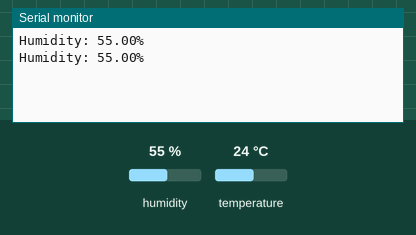
Recording of a sketch running on a simulated Arduino Uno, built with avr-gcc and run on an emulated ATmega328P. Shown: the last lines printed to the serial monitor. Inputs (shaded band) come from the test bench; at power-on: humidity 55 %, temperature 24 °C.

Above: at 4.8 s.
4.9 s: humidity set to 22 %
At 6.5 s:
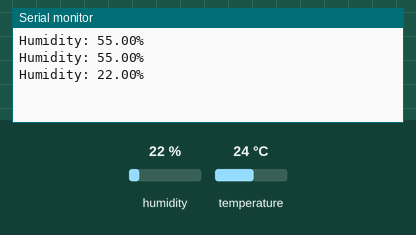
7.9 s: humidity set to 40 %
At 8.9 s:
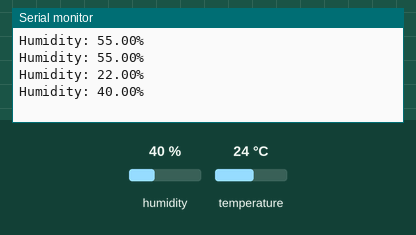
Timing chart, 0 to 10.9 s (numbered marks = the images above; inputs shaded):
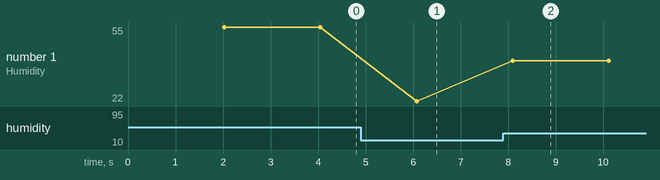

The sketch:

06-readHumid.ino
```cpp
#include <DHT.h>

#define DHT_PIN 2
#define DHT_TYPE DHT11 // Change this to DHT22 if you're using DHT22 sensor

DHT dht(DHT_PIN, DHT_TYPE);

void setup()
{
  Serial.begin(9600);
  dht.begin();
}

void loop()
{
  delay(2000);
  float humidity = dht.readHumidity();

  if (isnan(humidity))
  {
    Serial.println("Failed to read humidity from sensor!");
  }
  else
  {
    Serial.print("Humidity: ");
    Serial.print(humidity);
    Serial.println("%");
  }
}
```

Measured:
- after the input at 4.9 s, the serial monitor: prints a new line after 1.2 s (image 1)
- after the input at 7.9 s, the serial monitor: prints a new line after 0.19 s (image 2)
- plotted number 1: 55 → 22 after the input at 4.9 s, 22 → 40 after the input at 7.9 s
